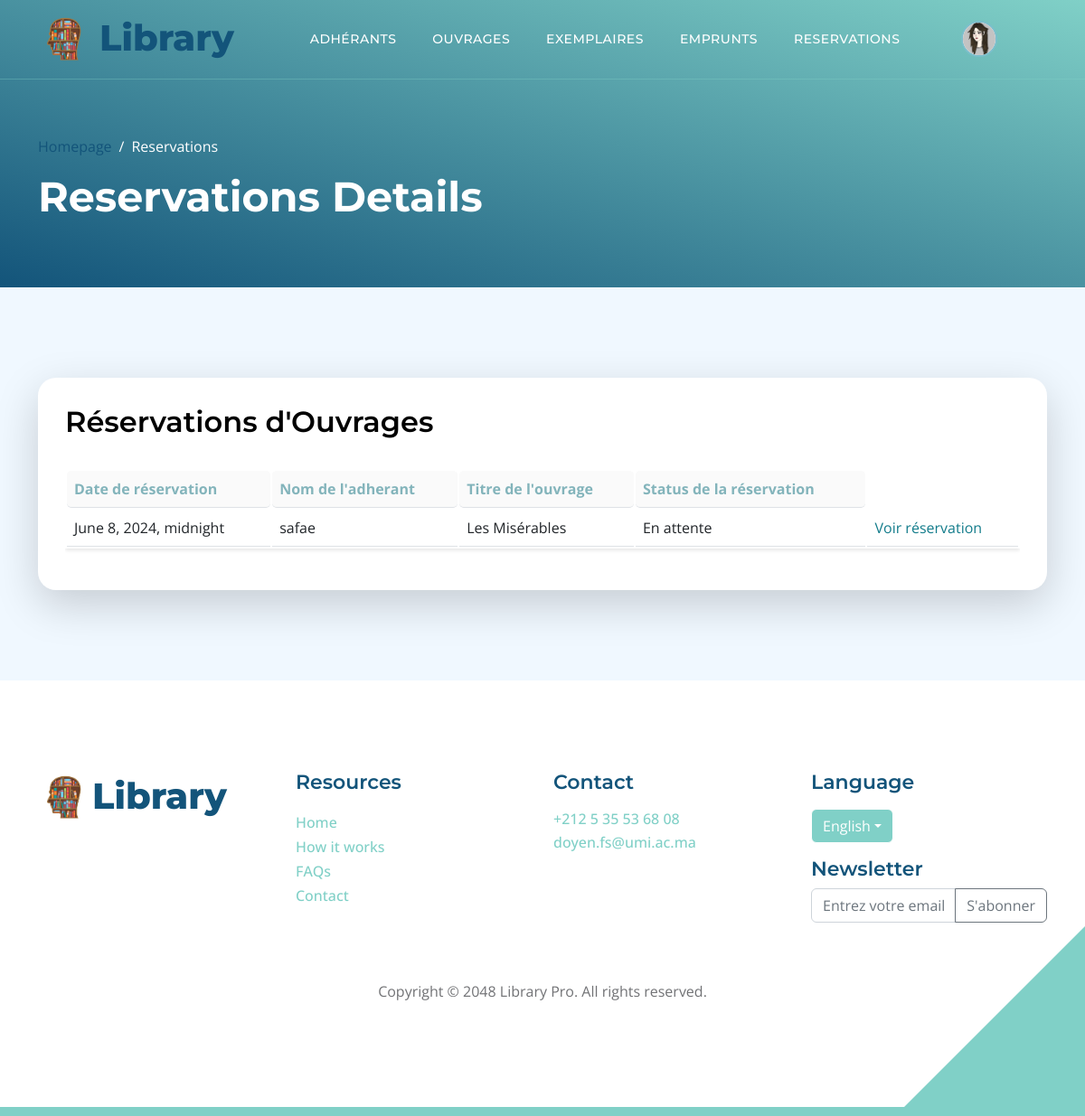
/list_reservations/ (signed in), run on an earlier commit of the app's database.
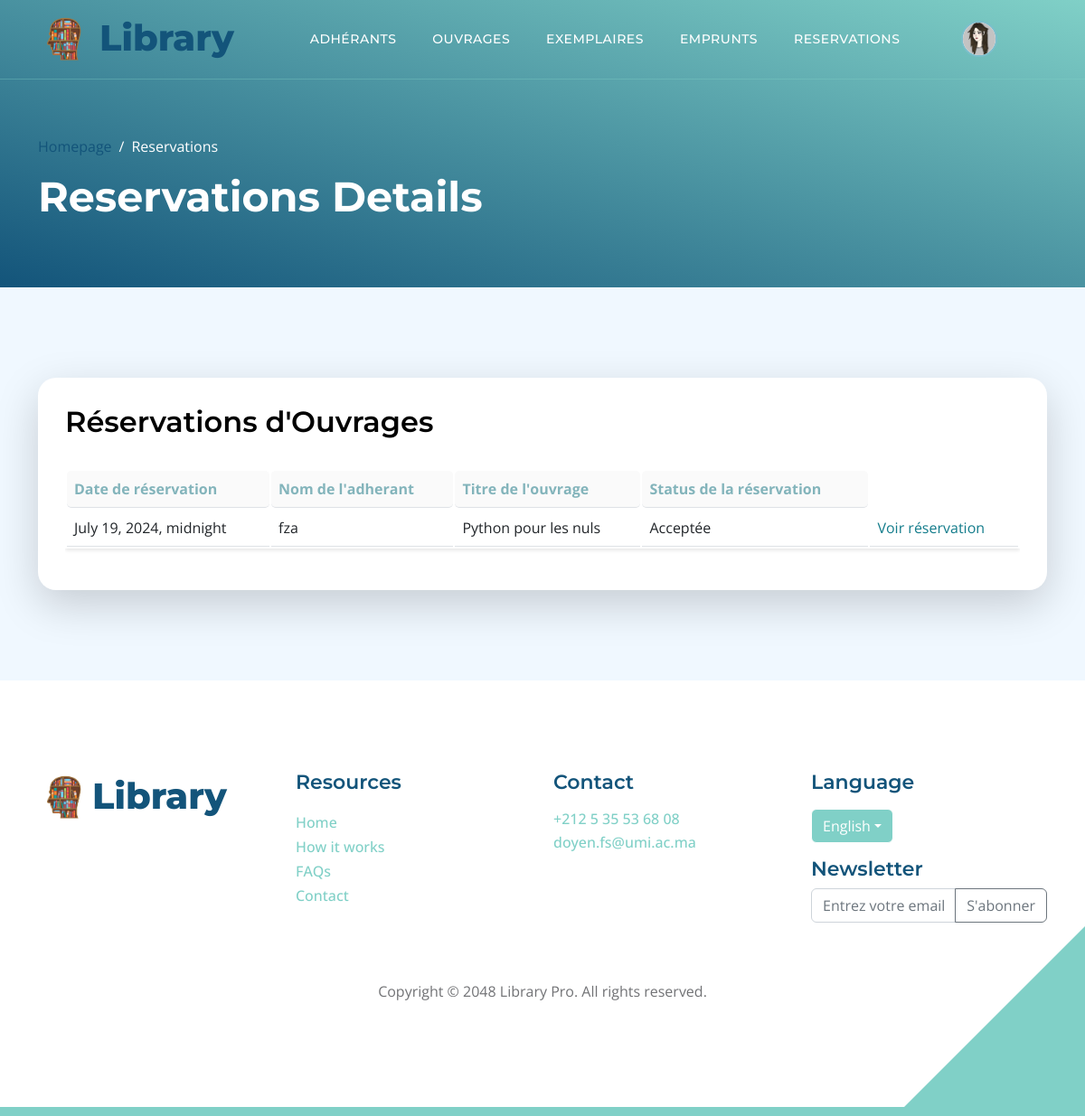
And on a later commit of the database.
### ouvrages/models.py (models this page shows, shortened)
class Reservation(models.Model):
    id = models.UUIDField(default=uuid.uuid4, unique=True, primary_key=True, editable=False)
    date_demande =  models.DateTimeField(auto_now_add=True)
    date_reservation = models.DateTimeField()
    owner = models.ForeignKey(Profile, on_delete=models.CASCADE, null=True, blank=True)
    ouvrage = models.ForeignKey('Ouvrage', on_delete=models.CASCADE, null=True)  # Lier à Ouvrage
    selected_copy = models.ForeignKey('Exemplaire', on_delete=models.CASCADE, null=True, blank=True)
    STATUT_CHOICES = (
        ('en_attente', 'En attente'),
        ('acceptee', 'Acceptée'),
        ('refusee', 'Refusée'),
    )
    statut = models.CharField(max_length=20, choices=STATUT_CHOICES, default='en_attente')
    date_retour_prevue = models.DateField(null=True, blank=True)

class Ouvrage(models.Model):
    id = models.UUIDField(default=uuid.uuid4, unique=True, primary_key=True, editable=False)
    titre = models.CharField(max_length=200)
    auteurs = models.ManyToManyField('Auteur', blank=True)
    featured_image = models.ImageField(null=True, blank=True, default="default.jpg")
    description = models.TextField(blank=True)
    categories = models.ManyToManyField('Categorie', blank=True)
    recommended = models.BooleanField(default=False, blank=True)
    exemplaires_total = models.IntegerField(default=0, null=True, blank=True)
    vote_total = models.IntegerField(default=0, null=True, blank=True)
    vote_ratio = models.IntegerField(default=0, null=True, blank=True)
    date_achat = models.DateTimeField(auto_now_add=True)
    def __str__(self):
        return self.titre
    class Meta:
        ordering = ['-vote_ratio', '-vote_total', 'titre']

### adherants/models.py (models this page shows, shortened)
class Profile(models.Model):
    user = models.OneToOneField(User, on_delete=models.CASCADE, null=True, blank=True)
    prenom = models.CharField(max_length=255, blank=True, null=True)
    nom = models.CharField(max_length=255, blank=True, null=True)
    email = models.EmailField(max_length=500, blank=True, null=True)
    username = models.CharField(max_length=200, blank=True, null=True)
    CNI = models.CharField(max_length=200, blank=True, null=True)
    profile_image = models.ImageField(null=True, blank=True, upload_to='profiles/', default="profiles/user-default.png")
    departement = models.CharField(max_length=200, blank=True, null=True)
    filiere = models.CharField(max_length=200, blank=True, null=True)
    CNE = models.CharField(max_length=200, blank=True, null=True)
    semestre = models.CharField(max_length=200, blank=True, null=True)
    sexe = models.CharField(max_length=200, blank=True, null=True)
    phonenumber = models.CharField(max_length=200, blank=True, null=True)
    created = models.DateTimeField(auto_now_add=True)
    id = models.UUIDField(default=uuid.uuid4, unique=True,
                          primary_key=True, editable=False)

### ouvrages/views.py (the view)
# urls.py: path('list_reservations/', views.list_reservations, name='list_reservations'),
@user_passes_test(est_administrateur)
def list_reservations(request):
    supprimer_reservations_expirees(request)
    reservations = Reservation.objects.all()
    return render(request, 'ouvrages/list_reservations.html', {'reservations': reservations})

### ouvrages/views.py (called while the page is built)
def est_administrateur(user):
    return user.is_authenticated and user.is_staff

@user_passes_test(est_administrateur)
def supprimer_reservations_expirees(request):
    reservations_expirees = Reservation.objects.filter(date_retour_prevue__lte=timezone.now())
    for reservation in reservations_expirees:
        exemplaire = reservation.selected_copy
        if exemplaire:
            exemplaire.etat = 'DISPONIBLE'
            exemplaire.reserve = False
            exemplaire.save()
            reservation.delete()

### ouvrages/templates/ouvrages/list_reservations.html (shortened to what this page needs)
{% extends 'main.html' %}
{% block content %}
{% load static %}
<header class="site-header d-flex flex-column justify-content-center align-items-center">
    <div class="container">
        <div class="row align-items-center">
            <div class="col-lg-12 col-12">
                <nav aria-label="breadcrumb">
                    <ol class="breadcrumb">
                        <li class="breadcrumb-item"><a href="{% url 'ouvrages:index' %}">Homepage</a></li>
                        <li class="breadcrumb-item active" aria-current="page">Reservations</li>
                    </ol>
                </nav>
                <h2 class="text-white">Reservations Details</h2>
            </div>
        </div>
    </div>
</header>
<section class="section-bg section-padding">
    <div class="container">
        <div class="row">
            <div class="col-lg-12 col-12">
                <div class="custom-block bg-white shadow-lg">
                    <div class="d-flex justify-content-between align-items-center mb-4">
                        <h3 class="section-title">Réservations d'Ouvrages</h3>
                    </div>
                    <div class="table-responsive">
                        <table class="table ">
                            <thead >
                                <tr class="th">
                                    <th class="th">Date de réservation</th>
                                    <th class="th">Nom de l'adherant</th>
                                    <th class="th" >Titre de l'ouvrage</th>
                                    <th class="th" >Status de la réservation</th>
                                </tr>
                            </thead>
                            <tbody>
                                {% for reservation in reservations %}
                                <tr>
                                    <td>{{ reservation.date_reservation }}</td>
                                    <td>{{ reservation.owner.username }}</td>
                                    <td>{{ reservation.ouvrage }}</td>
                                    <td>{{ reservation.get_statut_display }}</td>
                                    <td ><a href="{% url 'ouvrages:reservation_detail' reservation.id%}" style="color: #137C8B;">Voir réservation</a></td>
                                </tr>
                                {% empty %}
                                <tr>
                                    <td colspan="5" class="fw-semibold text-center text-warning">Aucune réservation disponible</td>
                                </tr>
                                {% endfor %}
                            </tbody>
                        </table>
                    </div>
                </div>
            </div>
        </div>
    </div>
</section>
{% endblock content%}

What changed in the data, as far as the page shows it:
removed Reservation: date_reservation "June 8, 2024, midnight", owner.username "safae", ouvrage "Les Misérables", statut "En attente"
added Reservation: date_reservation "July 19, 2024, midnight", owner.username "fza", ouvrage "Python pour les nuls", statut "Acceptée"
